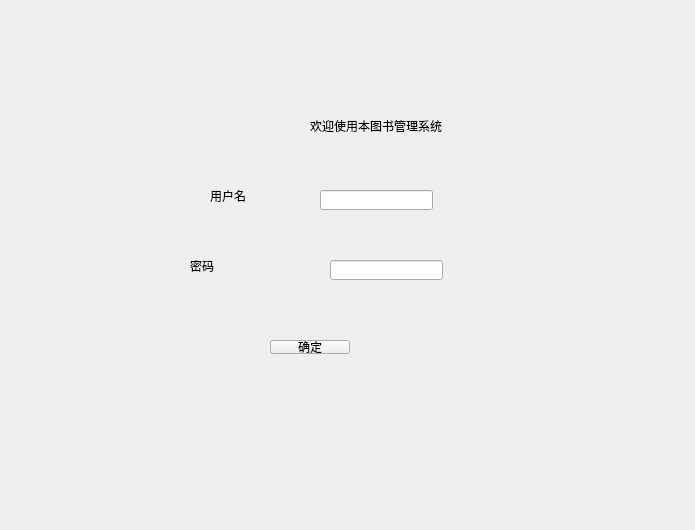
<?xml version="1.0" encoding="UTF-8"?>
<ui version="4.0">
 <class>new_Userpage</class>
 <widget class="QWidget" name="new_Userpage">
  <property name="geometry">
   <rect>
    <x>0</x>
    <y>0</y>
    <width>695</width>
    <height>530</height>
   </rect>
  </property>
  <property name="windowTitle">
   <string>Form</string>
  </property>
  <widget class="QLineEdit" name="in_key">
   <property name="geometry">
    <rect>
     <x>330</x>
     <y>260</y>
     <width>113</width>
     <height>20</height>
    </rect>
   </property>
  </widget>
  <widget class="QLabel" name="id_info">
   <property name="geometry">
    <rect>
     <x>210</x>
     <y>180</y>
     <width>71</width>
     <height>31</height>
    </rect>
   </property>
   <property name="text">
    <string>用户名</string>
   </property>
  </widget>
  <widget class="QLineEdit" name="in_id">
   <property name="geometry">
    <rect>
     <x>320</x>
     <y>190</y>
     <width>113</width>
     <height>20</height>
    </rect>
   </property>
  </widget>
  <widget class="QPushButton" name="sure">
   <property name="geometry">
    <rect>
     <x>270</x>
     <y>340</y>
     <width>80</width>
     <height>14</height>
    </rect>
   </property>
   <property name="text">
    <string>确定</string>
   </property>
  </widget>
  <widget class="QLabel" name="user_info">
   <property name="geometry">
    <rect>
     <x>310</x>
     <y>100</y>
     <width>211</width>
     <height>51</height>
    </rect>
   </property>
   <property name="text">
    <string>欢迎使用本图书管理系统</string>
   </property>
  </widget>
  <widget class="QLabel" name="key_info">
   <property name="geometry">
    <rect>
     <x>190</x>
     <y>240</y>
     <width>91</width>
     <height>51</height>
    </rect>
   </property>
   <property name="text">
    <string>密码</string>
   </property>
  </widget>
 </widget>
 <resources/>
 <connections/>
</ui>
